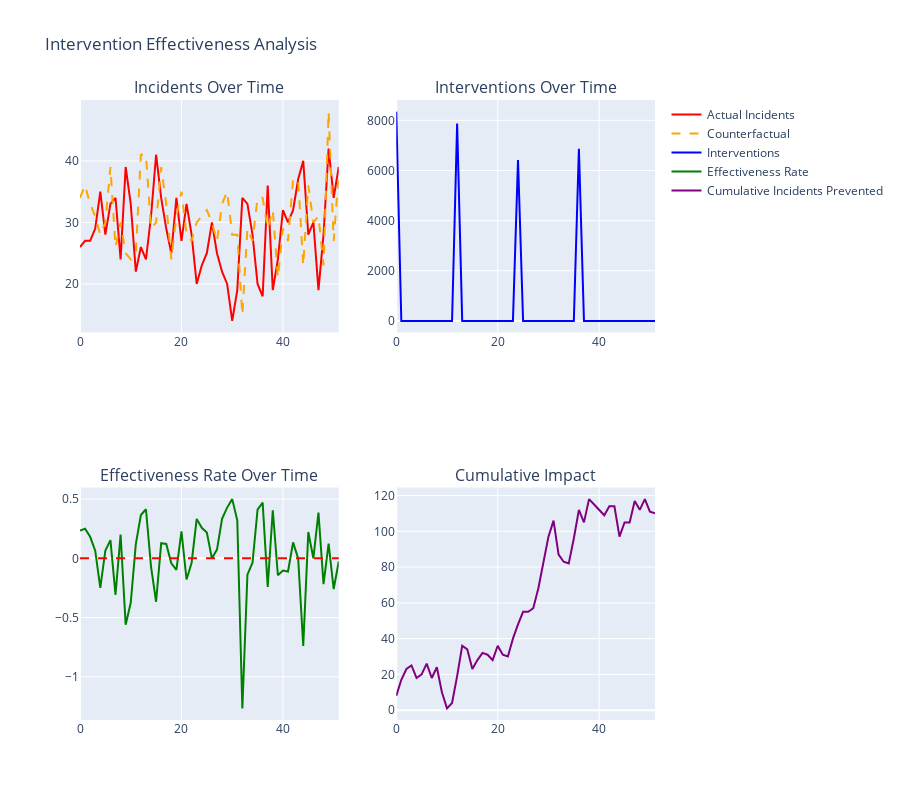

Here is the notebook cell this chart was saved with:
### Markdown cell above
## 🎯 Intervention Effectiveness {#interventions}

### Code cell
# Intervention effectiveness analysis
if 'incidents' in data and 'counterfactuals' in data and 'interventions' in data:
    incidents = data['incidents']
    counterfactuals = data['counterfactuals']
    interventions = data['interventions']
    
    # Calculate effectiveness over time
    actual_by_time = incidents.sum(axis=0)
    counterfactual_by_time = counterfactuals.sum(axis=0)
    interventions_by_time = interventions.sum(axis=0)
    
    # Calculate effectiveness rate
    effectiveness_by_time = np.where(
        counterfactual_by_time > 0,
        (counterfactual_by_time - actual_by_time) / counterfactual_by_time,
        0
    )
    
    # Create effectiveness dashboard
    fig = make_subplots(
        rows=2, cols=2,
        subplot_titles=[
            'Incidents Over Time',
            'Interventions Over Time',
            'Effectiveness Rate Over Time',
            'Cumulative Impact'
        ]
    )
    
    # Incidents comparison
    time_steps = list(range(len(actual_by_time)))
    fig.add_trace(
        go.Scatter(x=time_steps, y=actual_by_time, name='Actual Incidents', line=dict(color='red')),
        row=1, col=1
    )
    fig.add_trace(
        go.Scatter(x=time_steps, y=counterfactual_by_time, name='Counterfactual', line=dict(color='orange', dash='dash')),
        row=1, col=1
    )
    
    # Interventions over time
    fig.add_trace(
        go.Scatter(x=time_steps, y=interventions_by_time, name='Interventions', line=dict(color='blue')),
        row=1, col=2
    )
    
    # Effectiveness rate
    fig.add_trace(
        go.Scatter(x=time_steps, y=effectiveness_by_time, name='Effectiveness Rate', line=dict(color='green')),
        row=2, col=1
    )
    fig.add_hline(y=0, line_dash="dash", line_color="red", row=2, col=1)
    
    # Cumulative impact
    cumulative_prevented = np.cumsum(counterfactual_by_time - actual_by_time)
    fig.add_trace(
        go.Scatter(x=time_steps, y=cumulative_prevented, name='Cumulative Incidents Prevented', line=dict(color='purple')),
        row=2, col=2
    )
    
    fig.update_layout(
        height=800,
        title_text="Intervention Effectiveness Analysis",
        showlegend=True
    )
    
    fig.show()
    
    # Summary statistics
    total_actual = actual_by_time.sum()
    total_counterfactual = counterfactual_by_time.sum()
    total_interventions = interventions_by_time.sum()
    
    print("🎯 Intervention Effectiveness Summary:")
    print(f"   Total interventions: {total_interventions:,}")
    print(f"   Total actual incidents: {total_actual:,}")
    print(f"   Total counterfactual incidents: {total_counterfactual:,}")
    print(f"   Incidents prevented: {total_counterfactual - total_actual:,}")
    
    if total_counterfactual > 0:
        overall_effectiveness = (total_counterfactual - total_actual) / total_counterfactual
        print(f"   Overall effectiveness: {overall_effectiveness:.1%}")
    
    if total_interventions > 0:
        nnt = total_interventions / max(1, total_counterfactual - total_actual)
        print(f"   Number needed to treat: {nnt:.1f}")
else:
    print("❌ Intervention effectiveness data not available")

### Figure 1 — Plotly figure (JSON) as saved in the notebook; plotly's stock layout.template omitted (floating-point values rounded to 4 significant figures)
{"data": [{"line": {"color": "red"}, "name": "Actual Incidents", "type": "scatter", "x": [0, 1, 2, 3, 4, 5, 6, 7, 8, 9, 10, 11, 12, 13, 14, 15, 16, 17, 18, 19, 20, 21, 22, 23, 24, 25, 26, 27, 28, 29, 30, 31, 32, 33, 34, 35, 36, 37, 38, 39, 40, 41, 42, 43, 44, 45, 46, 47, 48, 49, 50, 51], "xaxis": "x", "y": [26, 27, 27, 29, 35, 28, 33, 34, 24, 39, 33, 22, 26, 24, 31, 41, 34, 29, 25, 34, 27, 33, 28, 20, 23, 25, 30, 25, 22, 20, 14, 19, 34, 33, 28, 20, 18, 36, 19, 24, 32, 30, 32, 37, 40, 28, 30, 19, 28, 42, 34, 39], "yaxis": "y"}, {"line": {"color": "orange", "dash": "dash"}, "name": "Counterfactual", "type": "scatter", "x": [0, 1, 2, 3, 4, 5, 6, 7, 8, 9, 10, 11, 12, 13, 14, 15, 16, 17, 18, 19, 20, 21, 22, 23, 24, 25, 26, 27, 28, 29, 30, 31, 32, 33, 34, 35, 36, 37, 38, 39, 40, 41, 42, 43, 44, 45, 46, 47, 48, 49, 50, 51], "xaxis": "x", "y": [34, 36, 33, 31, 28, 30, 39, 26, 30, 25, 24, 25, 41, 41, 29, 30, 39, 33, 24, 31, 35, 28, 27, 30, 31, 32, 30, 27, 33, 35, 28, 28, 15, 29, 27, 34, 34, 29, 32, 21, 29, 27, 37, 37, 23, 36, 30, 31, 23, 48, 27, 38], "yaxis": "y"}, {"line": {"color": "blue"}, "name": "Interventions", "type": "scatter", "x": [0, 1, 2, 3, 4, 5, 6, 7, 8, 9, 10, 11, 12, 13, 14, 15, 16, 17, 18, 19, 20, 21, 22, 23, 24, 25, 26, 27, 28, 29, 30, 31, 32, 33, 34, 35, 36, 37, 38, 39, 40, 41, 42, 43, 44, 45, 46, 47, 48, 49, 50, 51], "xaxis": "x2", "y": [8349, 0, 0, 0, 0, 0, 0, 0, 0, 0, 0, 0, 7877, 0, 0, 0, 0, 0, 0, 0, 0, 0, 0, 0, 6420, 0, 0, 0, 0, 0, 0, 0, 0, 0, 0, 0, 6862, 0, 0, 0, 0, 0, 0, 0, 0, 0, 0, 0, 0, 0, 0, 0], "yaxis": "y2"}, {"line": {"color": "green"}, "name": "Effectiveness Rate", "type": "scatter", "x": [0, 1, 2, 3, 4, 5, 6, 7, 8, 9, 10, 11, 12, 13, 14, 15, 16, 17, 18, 19, 20, 21, 22, 23, 24, 25, 26, 27, 28, 29, 30, 31, 32, 33, 34, 35, 36, 37, 38, 39, 40, 41, 42, 43, 44, 45, 46, 47, 48, 49, 50, 51], "xaxis": "x3", "y": [0.2353, 0.25, 0.1818, 0.06452, -0.25, 0.06667, 0.1538, -0.3077, 0.2, -0.56, -0.375, 0.12, 0.3659, 0.4146, -0.06897, -0.3667, 0.1282, 0.1212, -0.04167, -0.09677, 0.2286, -0.1786, -0.03704, 0.3333, 0.2581, 0.2188, 0.0, 0.07407, 0.3333, 0.4286, 0.5, 0.3214, -1.267, -0.1379, -0.03704, 0.4118, 0.4706, -0.2414, 0.4062, -0.1429, -0.1034, -0.1111, 0.1351, 0.0, -0.7391, 0.2222, 0.0, 0.3871, -0.2174, 0.125, -0.2593, -0.02632], "yaxis": "y3"}, {"line": {"color": "purple"}, "name": "Cumulative Incidents Prevented", "type": "scatter", "x": [0, 1, 2, 3, 4, 5, 6, 7, 8, 9, 10, 11, 12, 13, 14, 15, 16, 17, 18, 19, 20, 21, 22, 23, 24, 25, 26, 27, 28, 29, 30, 31, 32, 33, 34, 35, 36, 37, 38, 39, 40, 41, 42, 43, 44, 45, 46, 47, 48, 49, 50, 51], "xaxis": "x4", "y": [8, 17, 23, 25, 18, 20, 26, 18, 24, 10, 1, 4, 19, 36, 34, 23, 28, 32, 31, 28, 36, 31, 30, 40, 48, 55, 55, 57, 68, 83, 97, 106, 87, 83, 82, 96, 112, 105, 118, 115, 112, 109, 114, 114, 97, 105, 105, 117, 112, 118, 111, 110], "yaxis": "y4"}], "layout": {"annotations": [{"font": {"size": 16}, "showarrow": false, "text": "Incidents Over Time", "x": 0.225, "xanchor": "center", "xref": "paper", "y": 1, "yanchor": "bottom", "yref": "paper"}, {"font": {"size": 16}, "showarrow": false, "text": "Interventions Over Time", "x": 0.775, "xanchor": "center", "xref": "paper", "y": 1, "yanchor": "bottom", "yref": "paper"}, {"font": {"size": 16}, "showarrow": false, "text": "Effectiveness Rate Over Time", "x": 0.225, "xanchor": "center", "xref": "paper", "y": 0.375, "yanchor": "bottom", "yref": "paper"}, {"font": {"size": 16}, "showarrow": false, "text": "Cumulative Impact", "x": 0.775, "xanchor": "center", "xref": "paper", "y": 0.375, "yanchor": "bottom", "yref": "paper"}], "height": 800, "shapes": [{"line": {"color": "red", "dash": "dash"}, "type": "line", "x0": 0, "x1": 1, "xref": "x3 domain", "y0": 0, "y1": 0, "yref": "y3"}], "showlegend": true, "title": {"text": "Intervention Effectiveness Analysis"}, "xaxis": {"anchor": "y", "domain": [0, 0.45]}, "xaxis2": {"anchor": "y2", "domain": [0.55, 1]}, "xaxis3": {"anchor": "y3", "domain": [0, 0.45]}, "xaxis4": {"anchor": "y4", "domain": [0.55, 1]}, "yaxis": {"anchor": "x", "domain": [0.625, 1]}, "yaxis2": {"anchor": "x2", "domain": [0.625, 1]}, "yaxis3": {"anchor": "x3", "domain": [0, 0.375]}, "yaxis4": {"anchor": "x4", "domain": [0, 0.375]}}}
